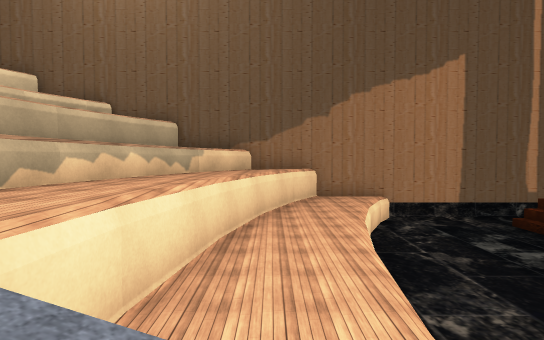
View 1 (above)

15 first-person views from a walk through a 3-D level made in the Unity game engine. The camera is 1.4 m above the floor, tilts 2° down and sees 80° across. The floor is counted in squares, 2 m on a side. Each view is taken from the middle of a square. On the plan, view 1 faces up. The plan holds only what a view shows up to about 10 squares ahead; the rest is blank. The place goes on beyond the plan. The player character is not drawn. Some surface patterns are stand-ins.

View 2
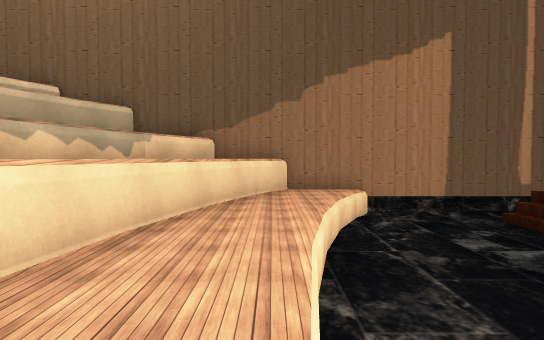

View 3
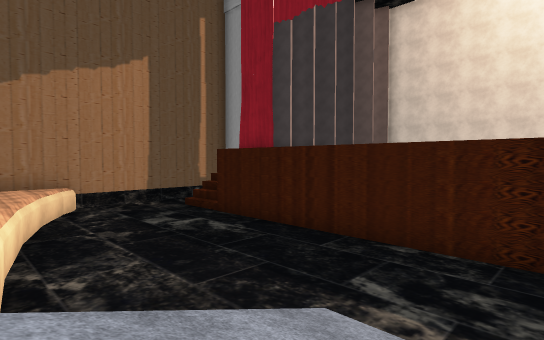

View 4
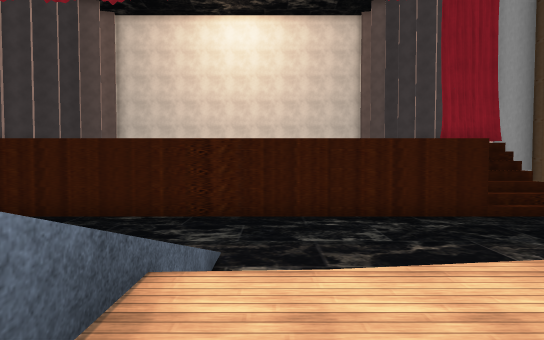

View 5
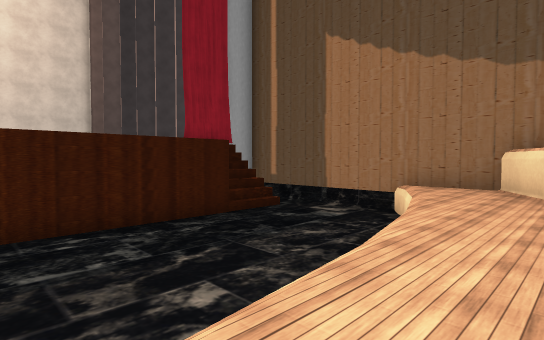

View 6
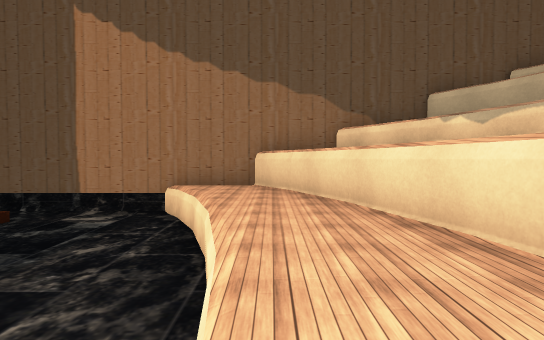

View 7
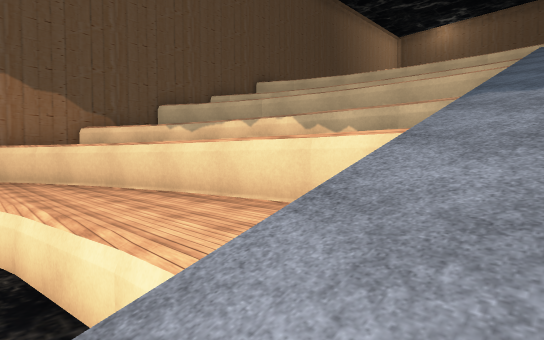

View 8
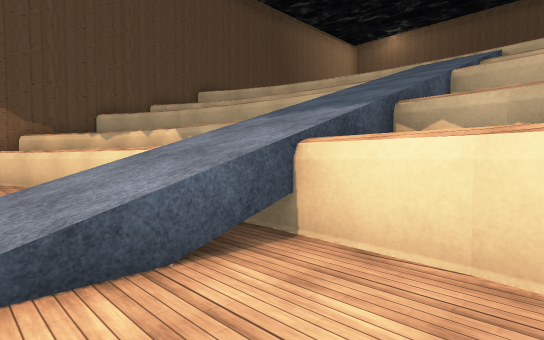

View 9
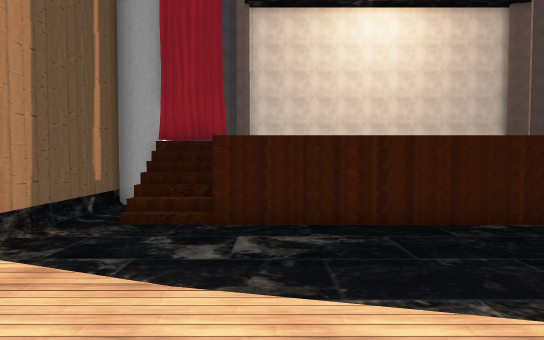

View 10
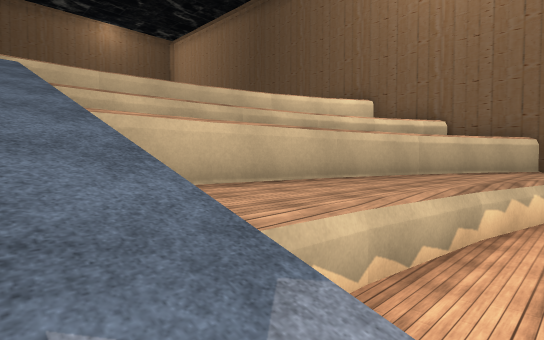

View 11
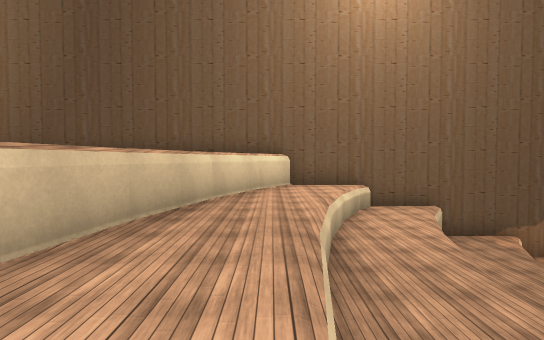

View 12
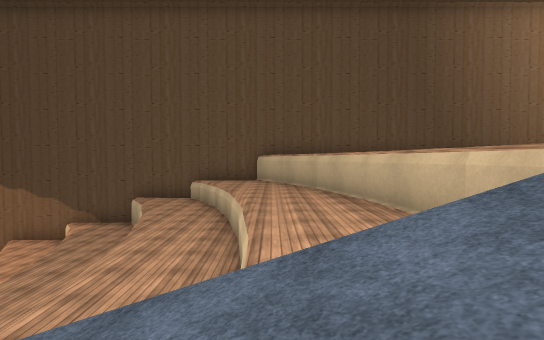

View 13
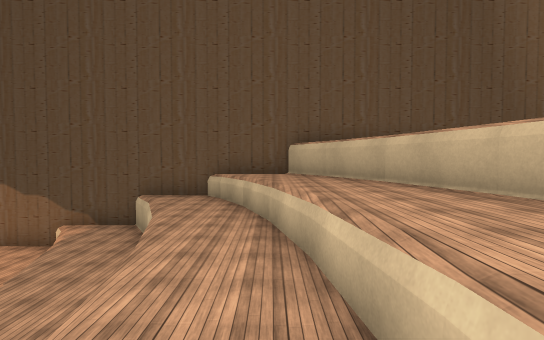

View 14
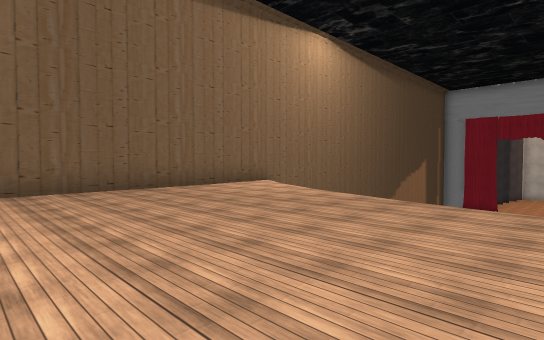

View 15
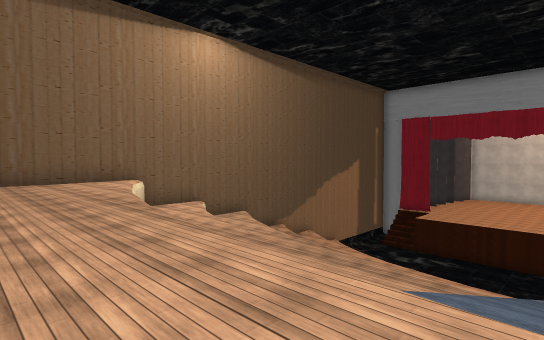

### Floor plan
Key: @ floor where view 1 was taken; # wall or solid block; x gap in a wall; . main floor; : floor 1.5 m higher than the main floor; + floor 3.25 m higher than the main floor; * floor 4.5 m higher than the main floor; % floor 6.25 m higher than the main floor; & floor 7.5 m higher than the main floor; $ floor 9.25 m higher than the main floor; / step, stairs or slope; = window, fence, low wall or low ledge; v drop or lower ground.
Columns run from 16 left of view 1 to 10 right of it. Each row starts with its distance up from view 1.
 11 ###########################
 10   $$$$$$/&&%%##=+///......#
  9   $$$$$$/&=%%#=++::#.../#
  8  $$$$$$/&&%%v*=+/::..../##
  7  $$$$$$/////v=++/:#....##
  6  $$$$$$&&=%/x=++::/....#
  5  $$$$$/&&/%v*=+/::.....#
  4  $$$$$/&&%%v*=+#::.....#
  3  $$$$$#&&%%v//+/:/.....#
  2     $$v&/%%v=/////.....#
  1     $$#=/=/#v=/#=/=/...#
  0     $$//////////@///...#
 -1       //////////////...#
 -2       /&/%%# = ///.....#
 -3       /&&%%v*= /:/.....#
 -4       /&&%%v*= #::.....#
 -5       /&&/%v*=##::.....#
 -6       $&&=%/#=###:/....#
 -7        /////##= #:#....##
 -8        /&&%%v*# #::..../#
 -9        $/&=%### ##:#.../#
-10         /&&%%#   #:/....
-11  #############   ########

Where each view was taken, in squares from view 1:
view 1: 0 up, 0 right, facing up
view 2: 1 up, 1 right, facing up
view 3: 1 down, 1 right, facing up-right
view 4: 2 down, 1 left, facing right
view 5: 2 down, 0 right, facing down-right
view 6: 2 down, 1 right, facing down
view 7: 0 up, 2 right, facing down-left
view 8: 3 up, 1 right, facing down-left
view 9: 6 up, 0 right, facing right
view 10: 0 up, 2 left, facing up-left
view 11: 1 up, 8 left, facing up
view 12: 1 up, 8 left, facing down
view 13: 1 down, 7 left, facing down
view 14: 3 up, 15 left, facing up-right
view 15: 0 up, 12 left, facing up-right
